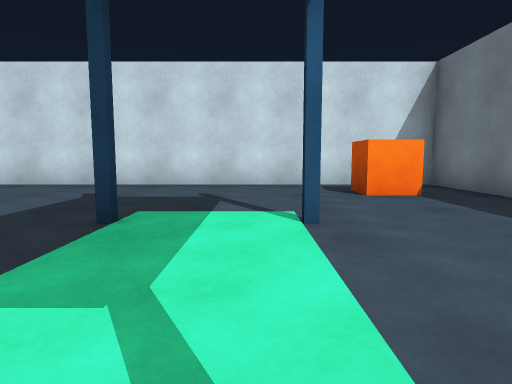
[1] (above)

16 first-person views from a walk through a scene from a Unity 3-D project. The camera is 0.68 m above the floor, tilts 6° down and sees 75° across. The floor is counted in squares, 1 m on a side. Each view is taken from the middle of a square. On the plan, view 1 faces up. The plan holds only what a view shows up to about 10 squares ahead; the rest is blank.

[2]
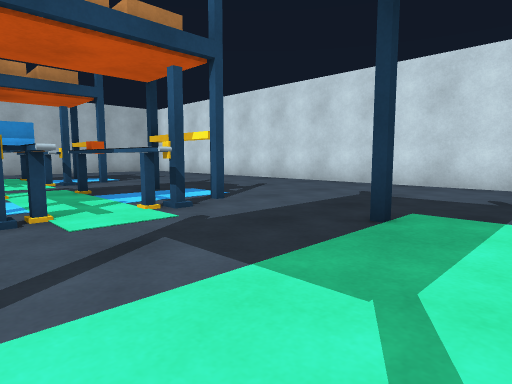

[3]
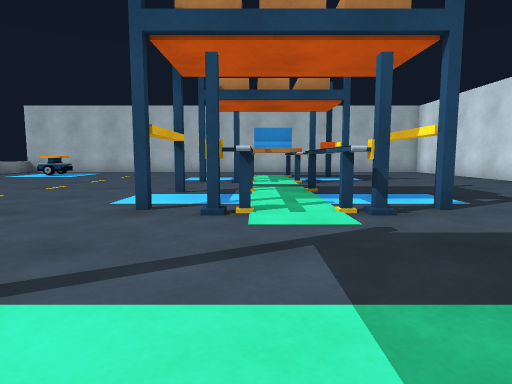

[4]
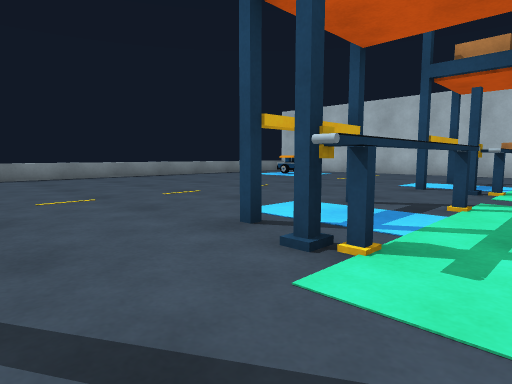

[5]
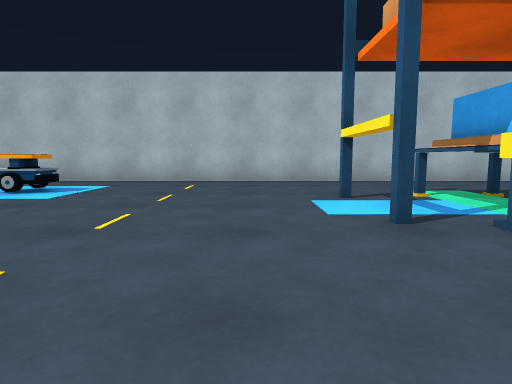

[6]
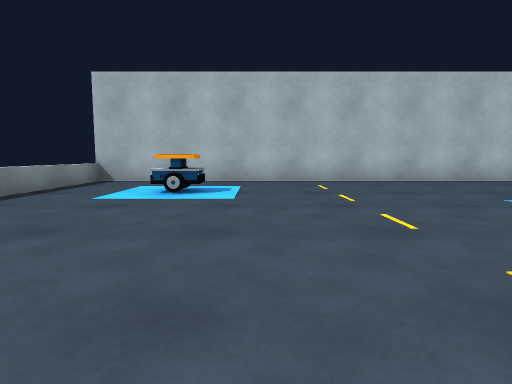

[7]
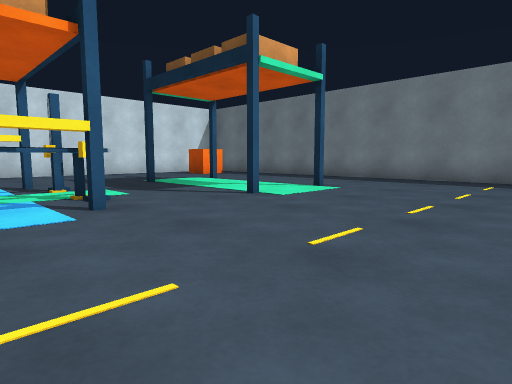

[8]
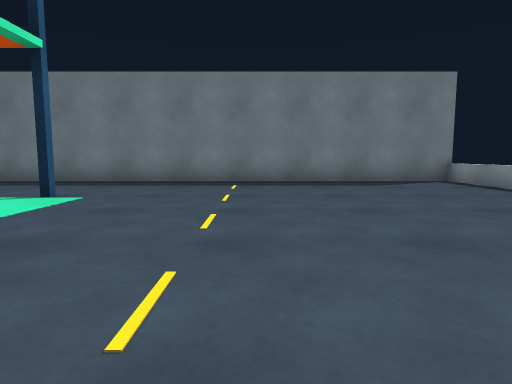

[9]
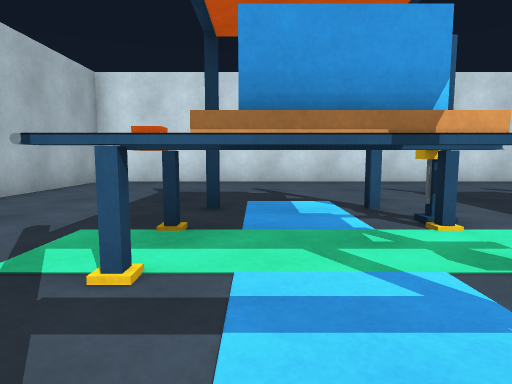

[10]
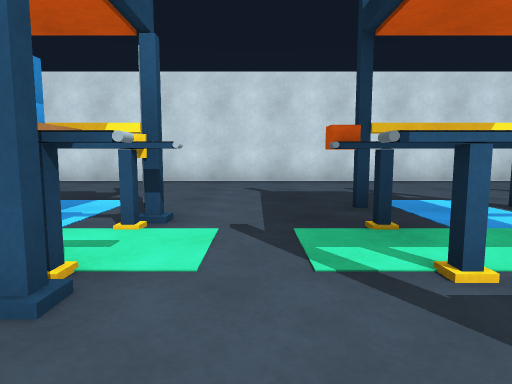

[11]
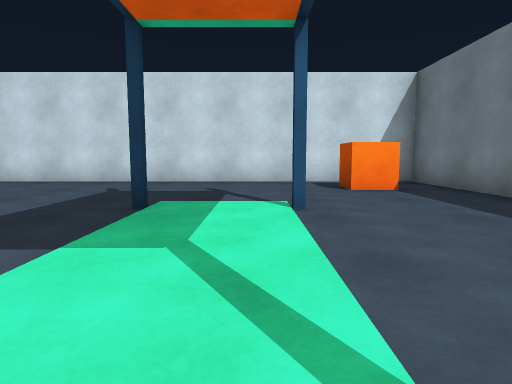

[12]
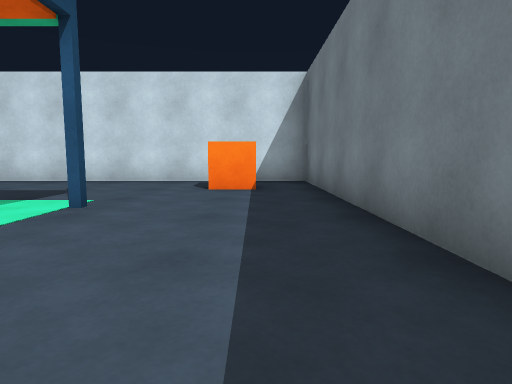

[13]
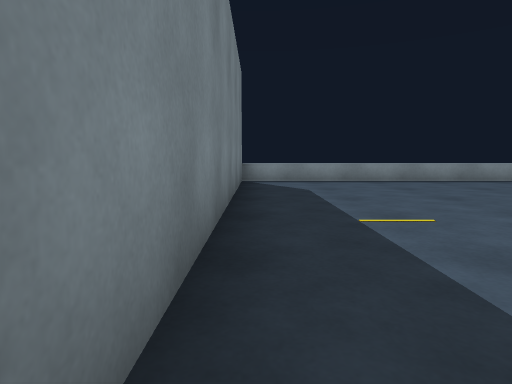

[14]
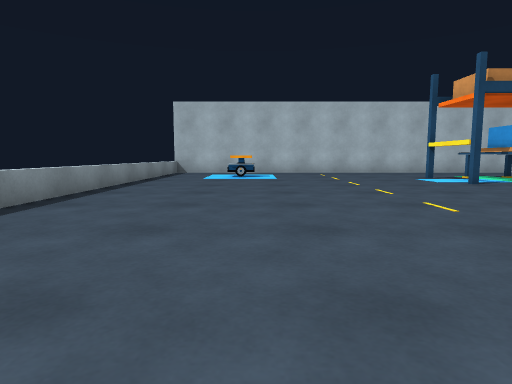

[15]
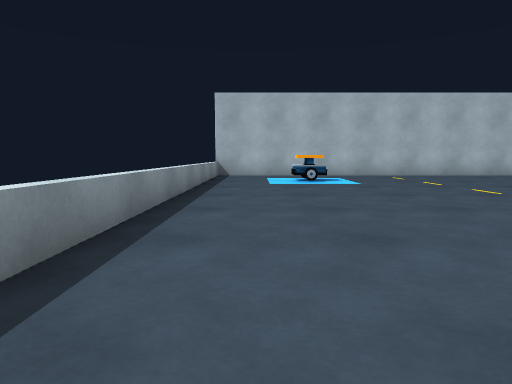

[16]
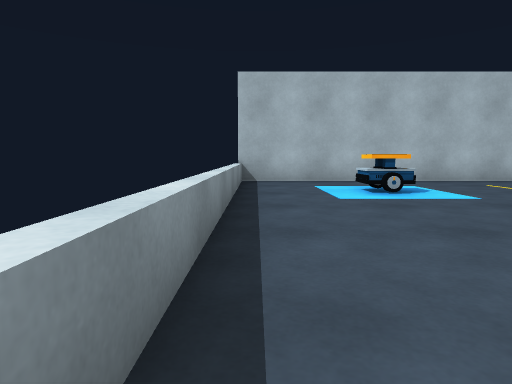

### Floor plan
Key: @ floor where view 1 was taken; # wall or solid block; . floor; = window, fence, low wall or low ledge; O other object.
Columns run from 16 left of view 1 to 5 right of it. Each row starts with its distance up from view 1.
  9  #####################
  8 #....................#
  7 #.................OO.#
  6 #.................OO.#
  5 #....................#
  4 #...#..#.#..#.#..#...#
  3 #....................#
  2 #...OOOO.OOOO........#
  1 #...OOOO.OOOO........#
  0 #.............#.@#...#
 -1 #....................#
 -2 #....................#
 -3 #....................#
 -4 #....................#
 -5 #....................#
 -6 #..OO................#
 -7 #..OO................#
 -8 #....................#
 -9 #....................#
-10 #====================#

Where each view was taken, in squares from view 1:
view 1: 0 up, 0 right, facing up
view 2: 0 up, 0 right, facing up-left
view 3: 1 up, 0 right, facing left
view 4: 2 up, 2 left, facing down-left
view 5: 2 down, 6 left, facing left
view 6: 5 down, 6 left, facing left
view 7: 5 down, 6 left, facing up-right
view 8: 4 down, 5 left, facing right
view 9: 1 down, 11 left, facing up
view 10: 1 down, 8 left, facing up
view 11: 1 down, 0 right, facing up
view 12: 1 down, 3 right, facing up
view 13: 0 up, 4 right, facing down
view 14: 6 down, 1 left, facing left
view 15: 8 down, 3 left, facing left
view 16: 9 down, 6 left, facing left
